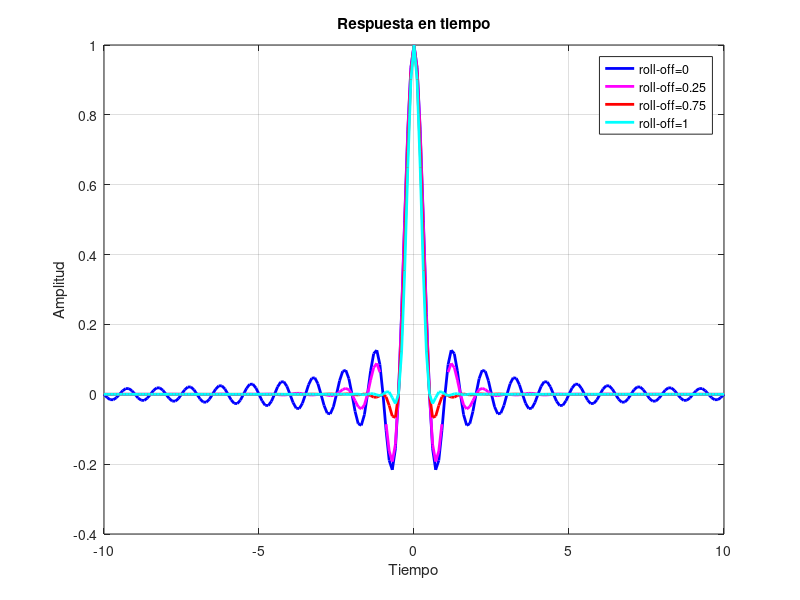
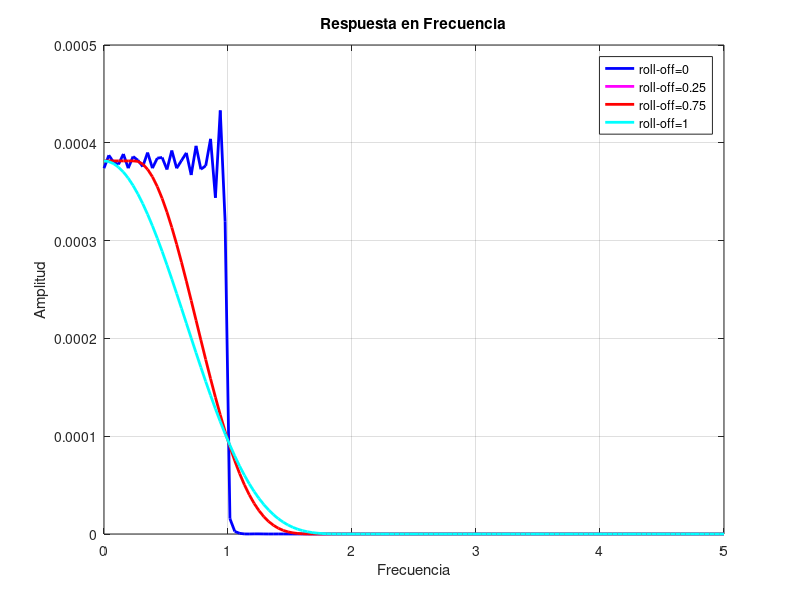
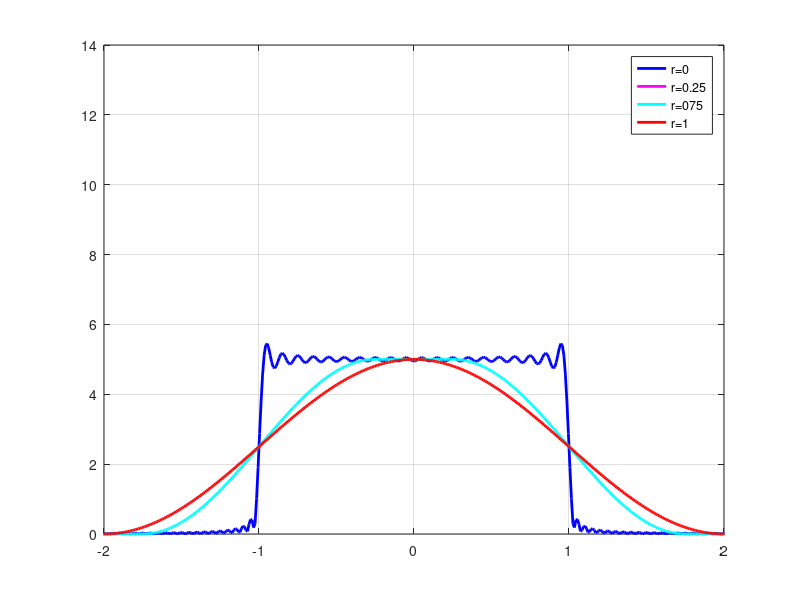

These charts were generated, in order, by the following MATLAB code:
clc;
clear all;
close all;
fs = 10;
fm = 10;
t=(-fs:1/fm:fs);

%Señal Sac
x = 2*pi*t;
seno = sin(x);
sac = seno./x;
idx = isnan(sac);
sac(idx) = 1;

r = 0;
x = 2*r*pi*t;
cosen = cos(x);
Den = (1-(4*r*t).^2);
cost = cosen./Den;
h = sac.*cost;

r = 0.25;
x = 2*r*pi*t;
cosen = cos(x);
Den = (1-(4*r*t).^2);
cost = cosen./Den;
h1 = sac.*cost;

r = 0.75;
x = 2*r*pi*t;
cosen = cos(x);
Den = (1-(4*r*t).^2);
cost = cosen./Den;
h2 = sac.*cost;

r = 1;
x = 2*r*pi*t;
cosen = cos(x);
Den = (1-(4*r*t).^2);
cost = cosen./Den;
h3 = sac.*cost;


figure(1)
plot(t,h,'b','LineWidth',2);
hold on
plot(t,h1,'m','LineWidth',2);
plot(t,h2,'r','LineWidth',2);
plot(t,h3,'c','LineWidth',2);
legend('roll-off=0','roll-off=0.25','roll-off=0.75','roll-off=1');
grid on
xlabel('Tiempo')
ylabel('Amplitud')
title('Respuesta en tiempo')

%Ahora sacamos la respuesta en frecuencia
L = length(h);%Largo de datos de tiempo
n = 2^nextpow2(L);
f = fs*(0:(n/2))/n;

%|H|
fft_h = fft(h,n);
P_h = abs(fft_h/n).^2;

%|H1|
fft_h = fft(h1,n);
P_h1 = abs(fft_h/n).^2;

%|H2|
fft_h = fft(h2,n);
P_h2 = abs(fft_h/n).^2;

%|H3|
fft_h = fft(h3,n);
P_h3 = abs(fft_h/n).^2;


figure(2)
plot(f,P_h(1:n/2+1),'b','LineWidth',2);
hold on

plot(f,P_h1(1:n/2+1),'m','LineWidth',2);
plot(f,P_h2(1:n/2+1),'r','LineWidth',2);
plot(f,P_h3(1:n/2+1),'c','LineWidth',2);
legend('roll-off=0','roll-off=0.25','roll-off=0.75','roll-off=1');
grid on
xlabel('Frecuencia')
ylabel('Amplitud')
title('Respuesta en Frecuencia')


%%%%%%%%%%%%%%%%%%%%%%%%NOSEEEEEEEEEEEEEEEEE%%%%%%%%%%%%%%%%%%%%%
G = fft(h,1024);
G1 = fft(h1,1024);
G2 = fft(h2,1024);
G3 = fft(h3,1024);

figure
plot([-512:511]/1024*fs, abs(fftshift(G)),'b','LineWidth',2);
hold on
plot([-512:511]/1024*fs, abs(fftshift(G1)),'m','LineWidth',2);
plot([-512:511]/1024*fs, abs(fftshift(G2)),'c','LineWidth',2);
plot([-512:511]/1024*fs, abs(fftshift(G3)),'r','LineWidth',2);
legend('r=0','r=0.25','r=075','r=1');
axis([-2 2 0 14])
grid on